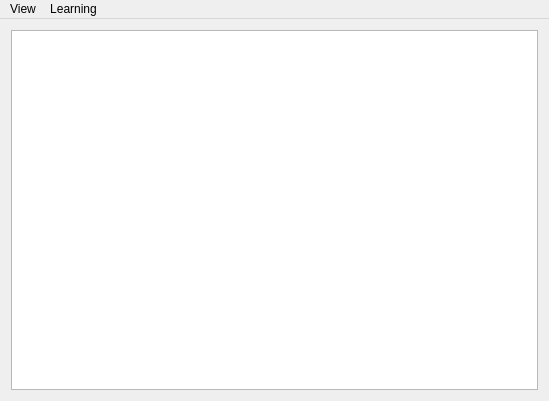
<?xml version="1.0" encoding="UTF-8"?>
<ui version="4.0">
 <class>DlgFaceGridClass</class>
 <widget class="QMainWindow" name="DlgFaceGridClass">
  <property name="geometry">
   <rect>
    <x>0</x>
    <y>0</y>
    <width>549</width>
    <height>401</height>
   </rect>
  </property>
  <property name="focusPolicy">
   <enum>Qt::NoFocus</enum>
  </property>
  <property name="windowTitle">
   <string>DlgFaceGrid</string>
  </property>
  <widget class="QWidget" name="centralWidget">
   <layout class="QGridLayout" name="gridLayout">
    <item row="0" column="0">
     <widget class="FaceGridView" name="faceGridView"/>
    </item>
   </layout>
  </widget>
  <widget class="QMenuBar" name="menuBar">
   <property name="geometry">
    <rect>
     <x>0</x>
     <y>0</y>
     <width>549</width>
     <height>24</height>
    </rect>
   </property>
   <widget class="QMenu" name="menuLearning">
    <property name="title">
     <string>Learning</string>
    </property>
    <addaction name="actionExport_as_positive_samples"/>
    <addaction name="actionExport_as_negative_samples"/>
<!--
    <addaction name="separator"/>
    <addaction name="actionExport_as_positive_samples_HS"/>
    <addaction name="actionExport_as_negative_samples_HS"/>
-->
  </widget>
   <widget class="QMenu" name="menuView">
    <property name="title">
     <string>View</string>
    </property>
    <addaction name="actionIgnore_Frame"/>
   </widget>
   <addaction name="menuView"/>
   <addaction name="menuLearning"/>
  </widget>
  <action name="actionSelect_Object">
   <property name="text">
    <string>Select Object</string>
   </property>
  </action>
  <action name="actionAuto_Tracking">
   <property name="text">
    <string>Auto Tracking</string>
   </property>
  </action>
  <action name="actionMerge">
   <property name="text">
    <string>Merge</string>
   </property>
  </action>
  <action name="actionExport_as_negative_samples">
   <property name="text">
    <string>Export as negative samples...</string>
   </property>
   <property name="shortcut">
    <string>Ctrl+N</string>
   </property>
   <property name="menuRole">
    <enum>QAction::NoRole</enum>
   </property>
  </action>
  <action name="actionExport_as_positive_samples">
   <property name="text">
    <string>Export as positive samples...</string>
   </property>
   <property name="shortcut">
    <string>Ctrl+P</string>
   </property>
  </action>
  <action name="actionSelect_before_cursor">
   <property name="text">
    <string>Select before this</string>
   </property>
  </action>
  <action name="actionSelect_after_cursor">
   <property name="text">
    <string>Select after this</string>
   </property>
  </action>
  <action name="actionJump_to_head">
   <property name="text">
    <string>Jump to head(&amp;W)</string>
   </property>
   <property name="toolTip">
    <string>Jump to head(&amp;W)</string>
   </property>
  </action>
  <action name="actionJump_to_tail">
   <property name="text">
    <string>Jump to tail(&amp;E)</string>
   </property>
   <property name="toolTip">
    <string>Jump to tail(&amp;E)</string>
   </property>
  </action>
  <action name="actionMove_Up">
   <property name="text">
    <string>Move Up</string>
   </property>
  </action>
  <action name="actionMove_Down">
   <property name="text">
    <string>Move Down</string>
   </property>
  </action>
  <action name="actionMove_Left">
   <property name="text">
    <string>Move Left</string>
   </property>
  </action>
  <action name="actionMove_Right">
   <property name="text">
    <string>Move Right</string>
   </property>
  </action>
  <action name="actionShrink">
   <property name="text">
    <string>Shrink</string>
   </property>
  </action>
  <action name="actionEnlarge">
   <property name="text">
    <string>Expand</string>
   </property>
  </action>
  <action name="actionDelete_Object">
   <property name="text">
    <string>&amp;Delete Object(D)</string>
   </property>
   <property name="iconText">
    <string>&amp;Delete Object</string>
   </property>
   <property name="toolTip">
    <string>&amp;Delete Object</string>
   </property>
   <property name="shortcut">
    <string>Shift+Del</string>
   </property>
   <property name="shortcutContext">
    <enum>Qt::WindowShortcut</enum>
   </property>
   <property name="softKeyRole">
    <enum>QAction::NoSoftKey</enum>
   </property>
  </action>
  <action name="actionDelete_before_this">
   <property name="text">
    <string>Delete before this(&amp;S)</string>
   </property>
   <property name="toolTip">
    <string>Delete before this(&amp;S)</string>
   </property>
  </action>
  <action name="actionDelete_after_this">
   <property name="text">
    <string>Delete after this(&amp;F)</string>
   </property>
   <property name="toolTip">
    <string>Delete after this(&amp;F)</string>
   </property>
  </action>
  <action name="actionIgnore_Frame">
   <property name="checkable">
    <bool>true</bool>
   </property>
   <property name="text">
    <string>Ignore Frame</string>
   </property>
   <property name="shortcut">
    <string>Ctrl+I</string>
   </property>
  </action>
  <action name="actionExport_as_positive_samples_HS">
   <property name="text">
    <string>Export as positive samples HS...</string>
   </property>
  </action>
  <action name="actionExport_as_negative_samples_HS">
   <property name="text">
    <string>Export as negative samples HS...</string>
   </property>
  </action>
 </widget>
 <layoutdefault spacing="6" margin="11"/>
 <customwidgets>
  <customwidget>
   <class>FaceGridView</class>
   <extends>QGraphicsView</extends>
   <header>FaceGridView.h</header>
  </customwidget>
 </customwidgets>
 <resources/>
 <connections/>
</ui>
